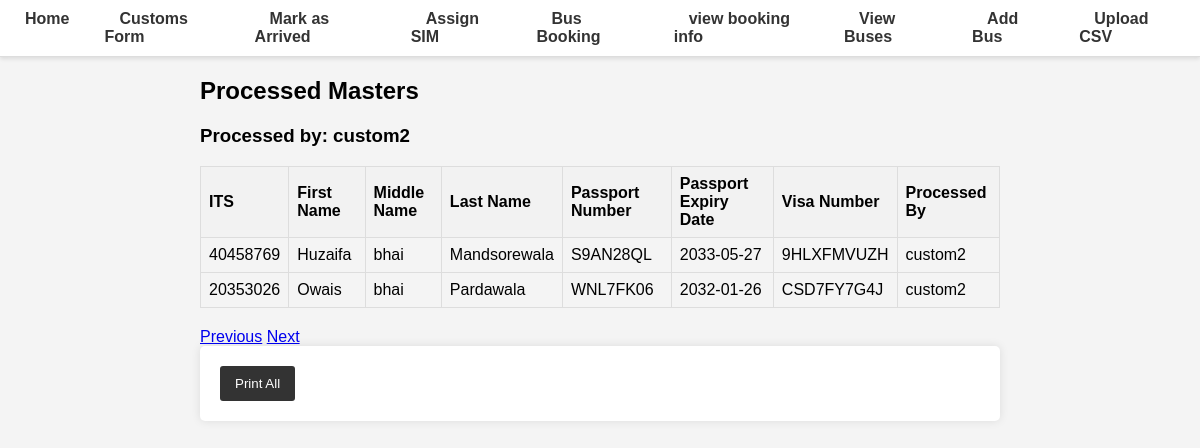
Page /processed-masters/?page=3 (signed in) on the committed database.
### database.py (models this page shows)
class User(Base):
    __tablename__ = "users"
    id = Column(Integer, primary_key=True, index=True)
    username = Column(String, unique=True, index=True)
    password = Column(String)
    designation = Column(String)

class ProcessedMaster(Base):
    __tablename__ = "processed_master"
    id = Column(Integer, primary_key=True, index=True)
    ITS = Column(Integer, ForeignKey('master.ITS'), unique=True, index=True)
    first_name = Column(String, index=True)
    middle_name = Column(String, index=True)
    last_name = Column(String, index=True)
    DOB = Column(Date)
    passport_No = Column(String, index=True)
    passport_Expiry = Column(Date, index=True)
    Visa_No = Column(String, index=True)
    Mode_of_Transport = Column(String, index=True)
    phone = Column(String, index=True)
    arrived = Column(Boolean, default=False)
    timestamp = Column(DateTime, default=func.now())
    processed_by = Column(String, ForeignKey('users.username'))

### main.py (the view)
@app.get("/processed-masters/", response_class=HTMLResponse)
async def get_processed_masters(
    request: Request,
    page: int = 1,
    db: Session = Depends(get_db),
    current_user: User = Depends(get_current_user)
):
    users = db.query(User).all()
    users = list(users)
    total_count = db.query(func.count(ProcessedMaster.ITS)).scalar()
    processed_masters = (
        db.query(ProcessedMaster)
        .offset((page - 1) * PAGE_SIZE)
        .limit(PAGE_SIZE)
        .all()
    )
    return templates.TemplateResponse(
        "processed_masters.html",
        {
            "request": request,
            "processed_masters": processed_masters,
            "page": page,
            "page_size": PAGE_SIZE,
            "total_count": total_count,
            "users": users,  # Pass the users list to the template
            "current_user": current_user  # Pass the current user to the template
        }
    )

### templates/processed_masters.html (shortened to what this page needs)
{% extends "base.html" %}
{% block content %}
<h2>Processed Masters</h2>
<h3>Processed by: {{ current_user.username }}</h3>
<table>
    <tr>
        <th>ITS</th>
        <th>First Name</th>
        <th>Middle Name</th>
        <th>Last Name</th>
        <th>Passport Number</th>
        <th>Passport Expiry Date</th>
        <th>Visa Number</th>
        <th>Processed By</th>
    </tr>
    {% for master in processed_masters %}
    {% if master.processed_by == current_user.username %}
    <tr>
        <td>{{ master.ITS }}</td>
        <td>{{ master.first_name }}</td>
        <td>{{ master.middle_name }}</td>
        <td>{{ master.last_name }}</td>
        <td>{{ master.passport_No }}</td>
        <td>{{ master.passport_Expiry }}</td>
        <td>{{ master.Visa_No }}</td>
        <td>{{ master.processed_by }}</td>
    </tr>
    {% endif %}
    {% endfor %}
</table>
<div>
    {% if page > 1 %}
    <a href="?page={{ page - 1 }}">Previous</a>
    {% endif %}
    {% if page * page_size < total_count %}
    <a href="?page={{ page + 1 }}">Next</a>
    {% endif %}
</div>
<form action="/print-processed-masters/" method="post">
    <button type="submit">Print All</button>
</form>
{% endblock %}

### static/styles.css (style rules this page uses)
body { font-family: Arial, sans-serif; margin: 0; padding: 0; background-color: #f4f4f4; }
form { background-color: #fff; padding: 20px; border-radius: 5px; box-shadow: 0 0 10px rgba(0, 0, 0, 0.1); }
form button { background-color: #333; color: #fff; padding: 10px 15px; border: none; border-radius: 3px; cursor: pointer; transition: background-color 0.3s; }
table { width: 100%; border-collapse: collapse; margin-bottom: 20px; }
table, th, td { border: 1px solid #ddd; }
th, td { padding: 8px; text-align: left; }
th { background-color: #f2f2f2; }

### rows in the picture
User: username "custom2"
ProcessedMaster: ITS "40458769", first_name "Huzaifa", middle_name "bhai", last_name "Mandsorewala", passport_No "S9AN28QL", passport_Expiry "2033-05-27", Visa_No "9HLXFMVUZH", processed_by "custom2"
ProcessedMaster: ITS "20353026", first_name "Owais", middle_name "bhai", last_name "Pardawala", passport_No "WNL7FK06", passport_Expiry "2032-01-26", Visa_No "CSD7FY7G4J", processed_by "custom2"
